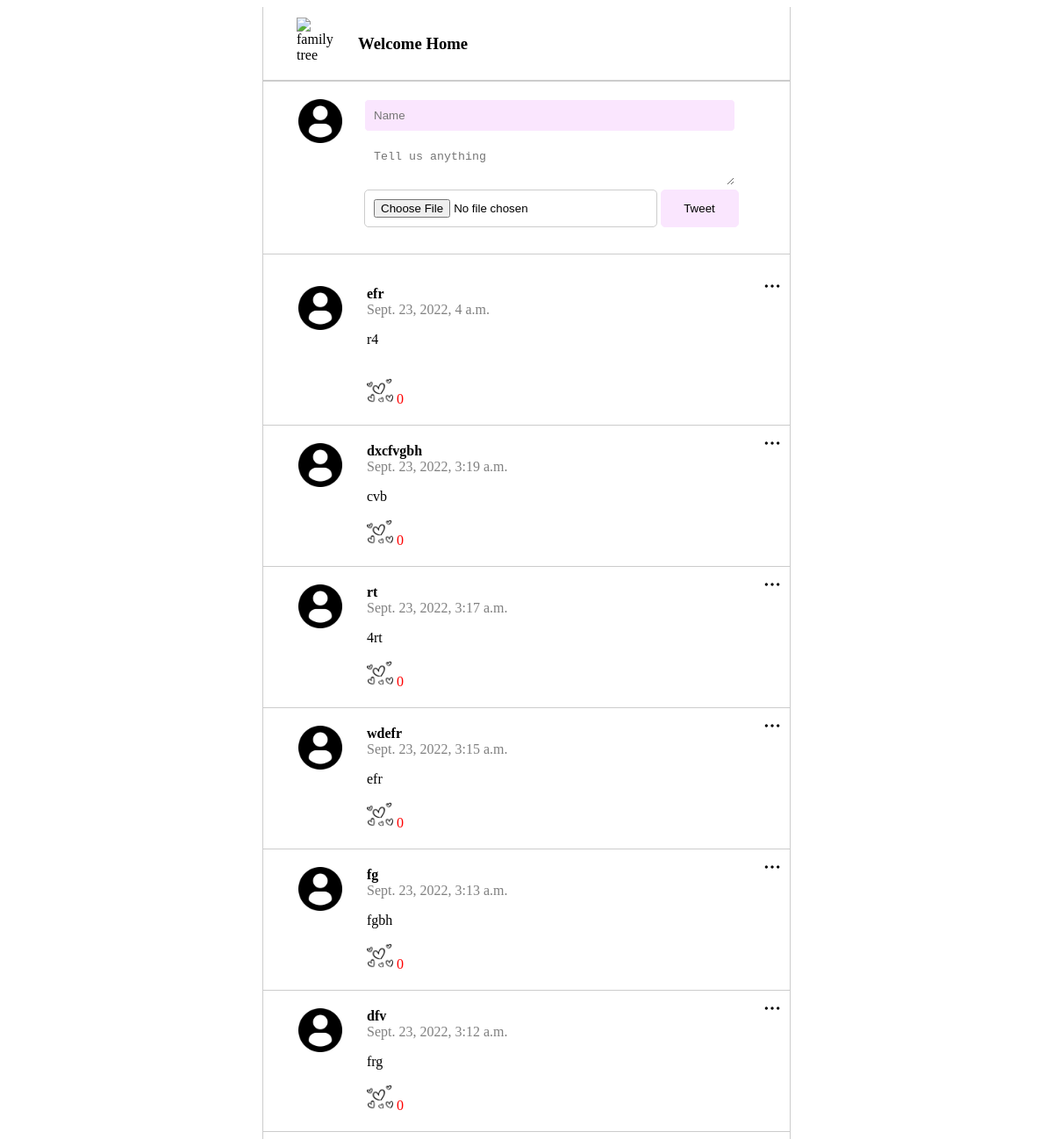
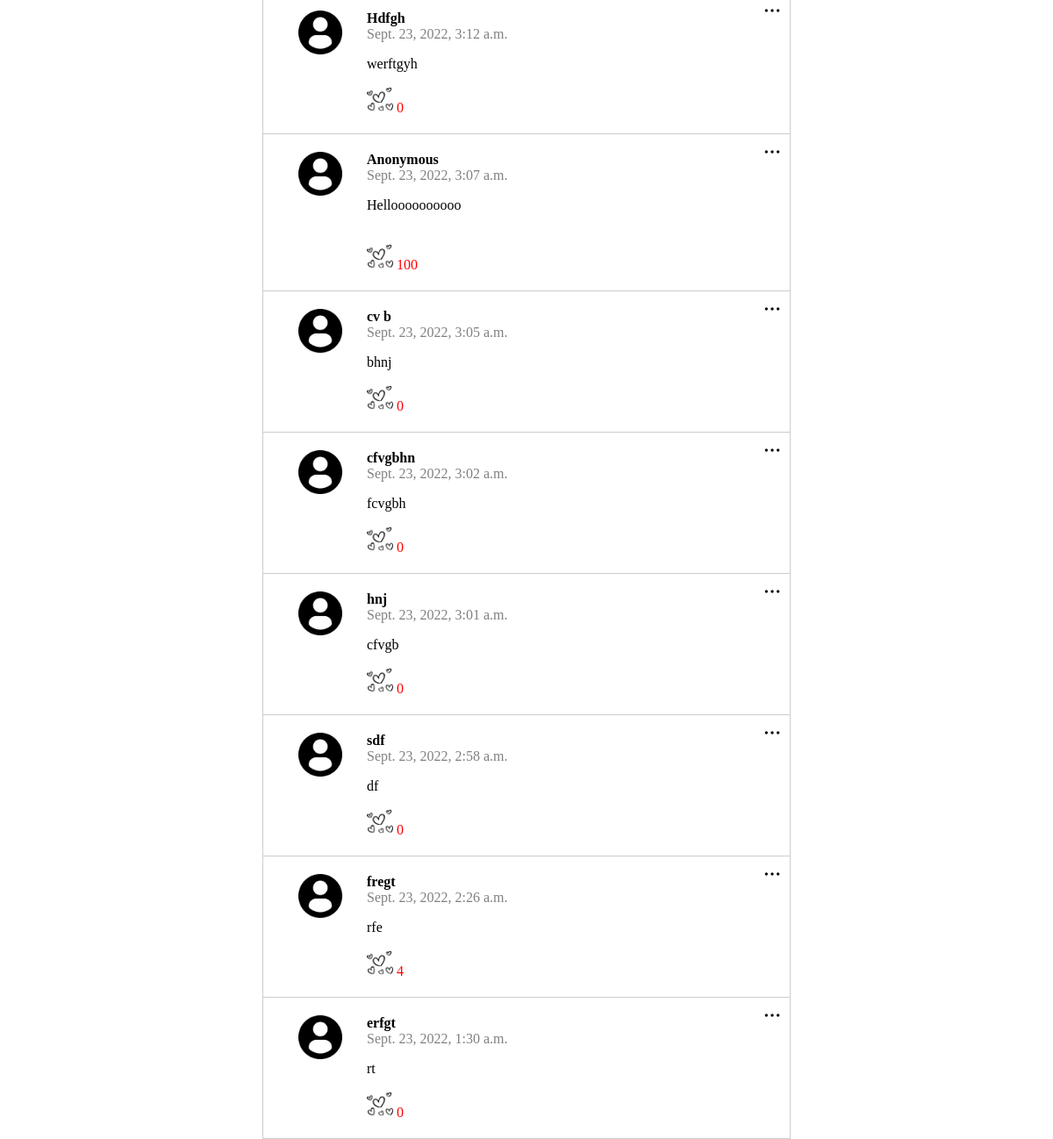
The page / on the database its author committed (2 pictures, top to bottom).
### posts/models.py (models this page shows)
class Post(models.Model):
    class Meta(object):
        db_table = 'post'
    name = models.CharField(
        'Name', blank=False, null=False, max_length=14, db_index=True, default= 'Anonymous'
    )
    body = models.CharField(
        'Body', blank=True, null=True, max_length=140, db_index=True
    )
    created_at = models.DateTimeField(
        'Created DateTime', blank=True, auto_now_add=True
    )
    like_count = models.PositiveIntegerField(
        'Like count' , default = 0, null= True, blank= True
    )
    image= CloudinaryField('image', blank=True, db_index=True
    )

### posts/views.py (the view, shortened to what this page needs)
# urls.py: path('', views.index, name='index'),
def index(request):
    posts = Post.objects.all().order_by('-created_at')[:20]
    return render(request, 'posts.html',
                {'posts': posts})

### templates/posts.html (shortened to what this page needs)
{% extends "base.html" %} {% block content %} {% load static %}
<section class="content">
    <section class="header">
        <img src="static/img/family-tree.png" alt="family tree">
        <h1> Welcome Home </h1>
    </section>
    <section class="post_form">
        <form class="display" action="" method="POST" enctype="multipart/form-data">
            <div class="logo">
                <img src="{% static 'img/profile-user.png' %}" />
            </div>
            <div class="details">
                <input class="name" type="text" name="name" placeholder="Name" required>
                <textarea name="body" placeholder="Tell us anything" required></textarea>
                <input class="file" type="file" name="image">
                <button type="submit" value="Post" >Tweet</button>
            </div>
        </form>
    </section>
    <section class="posts">
        <ul>
            {% for post in posts %}
            <li>
                <img class="menu_icon js-menu-icon" src="{% static 'img/option.png' %}" />
                <div class="logo">
                    <img src="{% static 'img/profile-user.png' %}" />
                </div>
                <div class="name_body">
                    <div class="name">{{ post.name }}</div>
                    <div class="datetime">{{ post.created_at }}</div>
                    <p>{{ post.body }}</p>
                <div class="love">
                    <a href="/like/{{ post.id }}/">
                        <img src="{% static 'img/love.png' %}" alt="like">
                    </a>
                    {{post.like_count}}
                </div>
                </div>
            </li>
            {% endfor %}
        </ul>
    </section>
</section>
{% endblock %}

### templates/base.html (shortened to what this page needs)
<!DOCTYPE html>
<html lang="en">
<head>
    {% load static %}
    <link href="{% static 'css/style.css' %}" rel="stylesheet" />
</head>
<body>
    {% block content %} {{ content }} {% endblock %}
</body>
</html>

### static/css/style.css (style rules this page uses)
.header img { width: 50px; }
section.header { display: flex; gap: 20px; padding: 12px 38px; border-bottom: 1px solid #ccc; }
html, body { height: 100%; }
.content { max-width: 600px; margin: 0 auto; border-left: 1px solid #ccc; border-right: 1px solid #ccc; }
.display { display: flex; gap: 25px; }
.post_form { padding: 20px 40px; border-top: 1px solid #ccc; border-bottom: 1px solid #ccc; }
.post_form .name { width: 90%; margin-bottom: 10px; padding: 10px; border: 1px solid white; background-color: #fae6fe; border-radius: 5px; }
.post_form textarea { width: 90%; padding: 10px; border: 1px solid white; }
.post_form .file { width: 70%; margin-bottom: 10px; padding: 10px; border: 1px solid #ccc; border-radius: 5px; }
.post_form .details button { width: 20%; margin-bottom: 10px; padding: 13px; background-color: #fae6fe; border: 1px solid #fae6fe; border-radius: 5px; }
.post_form button { width: 140px; margin-bottom: 10px; padding: 13px; background-color: #fae6fe; border: 1px solid #fae6fe; border-radius: 5px; }
.posts ul { padding: 0; }
.posts li { position: relative; display: flex; border-bottom: 1px solid #ccc; padding: 20px 40px; list-style: none; }
.posts li .menu_icon { width: 20px; position: absolute; top: 10px; right: 10px; }
.posts li .logo { flex-basis: 15%; }
.logo img { width: 50px; }
.posts li .name_body { flex-basis: 85%; }
.posts li .name_body .name { font-weight: bold; }
.posts li .name_body .datetime { color: gray; }
.love img { width: 30px; }
.love a { text-decoration: none; }
.love { color: red; }

### rows shown on the page
Post: name "efr", created_at "Sept. 23, 2022, 4 a.m.", body "r4", like_count "0"
Post: name "dxcfvgbh", created_at "Sept. 23, 2022, 3:19 a.m.", body "cvb", like_count "0"
Post: name "rt", created_at "Sept. 23, 2022, 3:17 a.m.", body "4rt", like_count "0"
Post: name "wdefr", created_at "Sept. 23, 2022, 3:15 a.m.", body "efr", like_count "0"
Post: name "fg", created_at "Sept. 23, 2022, 3:13 a.m.", body "fgbh", like_count "0"
Post: name "dfv", created_at "Sept. 23, 2022, 3:12 a.m.", body "frg", like_count "0"
Post: name "Hdfgh", created_at "Sept. 23, 2022, 3:12 a.m.", body "werftgyh", like_count "0"
Post: name "Anonymous", created_at "Sept. 23, 2022, 3:07 a.m.", body "Helloooooooooo", like_count "100"
Post: name "cv b", created_at "Sept. 23, 2022, 3:05 a.m.", body "bhnj", like_count "0"
Post: name "cfvgbhn", created_at "Sept. 23, 2022, 3:02 a.m.", body "fcvgbh", like_count "0"
Post: name "hnj", created_at "Sept. 23, 2022, 3:01 a.m.", body "cfvgb", like_count "0"
Post: name "sdf", created_at "Sept. 23, 2022, 2:58 a.m.", body "df", like_count "0"
Post: name "fregt", created_at "Sept. 23, 2022, 2:26 a.m.", body "rfe", like_count "4"
Post: name "erfgt", created_at "Sept. 23, 2022, 1:30 a.m.", body "rt", like_count "0"
